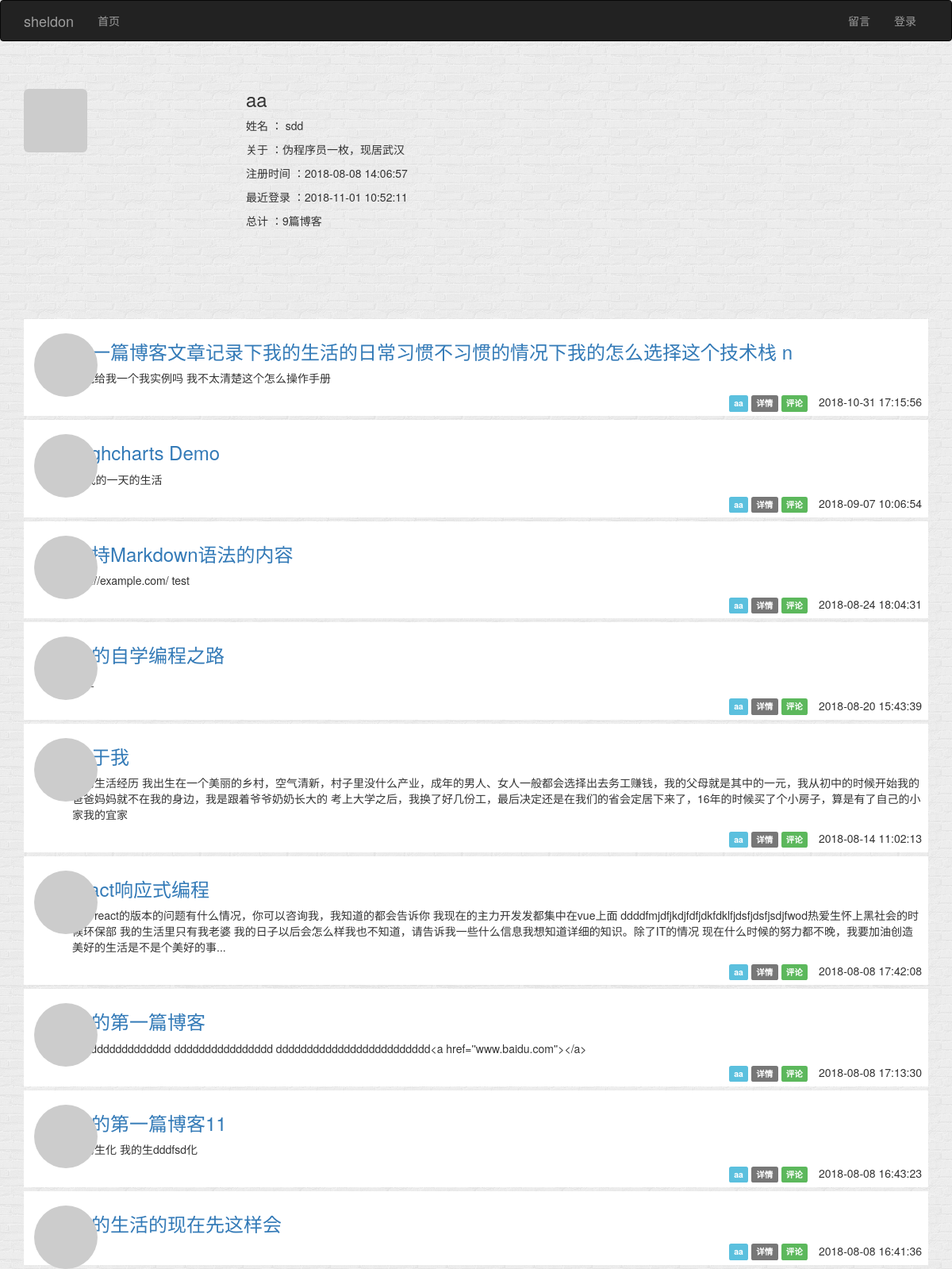
Screenshot of /user/aa?id=14 with the database file from the repository.
### app/models.py (models this page shows, shortened)
class User(UserMixin, db.Model):
    __tablename__ = 'users'
    id = db.Column(db.Integer, primary_key=True)
    email = db.Column(db.String(64), unique=True, index=True)
    username = db.Column(db.String(64), unique=True, index=True)
    role_id = db.Column(db.Integer, db.ForeignKey('roles.id'))
    password_hash = db.Column(db.String(128))
    password = db.Column(db.String(128))
    confirmed = db.Column(db.Boolean, default=False)
    name = db.Column(db.String(64))
    location = db.Column(db.String(64))
    about_me = db.Column(db.Text())
    member_since = db.Column(db.DateTime(), default=datetime.now())
    last_seen = db.Column(db.DateTime(), default=datetime.now())
    posts = db.relationship('Post', backref='author', lazy='dynamic')
    def gravatar_hash(self):
        return hashlib.md5(self.email.lower().encode('utf-8')).hexdigest()
    def gravatar(self, size=100, default='wavatar', rating='x'):
        url = 'https://secure.gravatar.com/avatar'
        hash = self.gravatar_hash()
        return '{url}/{hash}?s={size}&d={default}&r={rating}'.format(
            url=url, hash=hash, size=size, default=default, rating=rating)

class Post(db.Model):
    __tablename__ = 'posts'
    id = db.Column(db.Integer, primary_key=True)
    body = db.Column(db.Text)
    body_html = db.Column(db.Text)
    timestamp = db.Column(db.DateTime(), index=True, default=datetime.now)
    title = db.Column(db.String(64))
    author_id = db.Column(db.Integer, db.ForeignKey('users.id'))

### app/main/views.py (the view)
@main.route('/user/<username>')
def user(username):
    user = User.query.filter_by(username=username).first_or_404()
    page = request.args.get('page', 1, type=int)
    pagination = user.posts.order_by(Post.timestamp.desc()).paginate(
        page, per_page=current_app.config['FLASKY_POSTS_PER_PAGE'],
        error_out=False)
    posts = pagination.items
    return render_template('user.html', user=user, posts=posts,
                           pagination=pagination)

### app/auth/views.py (called while the page is built)
@auth.before_app_request
def before_request():
    if current_user.is_authenticated:
        current_user.ping()

### app/models.py (called while the page is built)
    def is_administrator(self):
        return False

### app/templates/user.html (shortened to what this page needs)
{% extends "base.html" %}
{% import "_macros.html" as macros %}
{% block page_content %}
<div class="page-header">
    <img class="img-rounded profile-thumbnail" src="{{ user.gravatar(size=256) }}">
    <div class="profile-header">
        <h3>{{ user.username }}</h3>
        {% if user.name %}
        <p>
            姓名 ：
            {{ user.name }}
        </p>
        {% endif %}
        {% if user.about_me %}
        <p>关于 ：{{ user.about_me }}</p>
        {% endif %}
        <p>注册时间 ：{{user.member_since.strftime('%Y-%m-%d %H:%M:%S')}}</p>
        <p>最近登录 ：{{user.last_seen.strftime('%Y-%m-%d %H:%M:%S')}} </p>
        <p>总计 ：{{ user.posts.count() }}篇博客</p>
    </div>
</div>
{% include '_posts.html' %} {% endblock %}

### app/templates/base.html (shortened to what this page needs)
{% extends "bootstrap/base.html" %}
{% block head %}
{{ super() }}
<link rel="stylesheet" type="text/css" href="{{ url_for('static', filename='styles.css') }}">
{% endblock %}
{% block navbar %}
<div class="navbar navbar-inverse" role="navigation" >
    <div class="container">
        <div class="navbar-header">
            <a class="navbar-brand" href="/">sheldon</a>
        </div>
        <div class="navbar-collapse collapse">
            <ul class="nav navbar-nav">
                <li>
                    <a href="/">首页</a>
                </li>
            </ul>
            <ul class="nav navbar-nav navbar-right">
                <li>
                    <a href="">留言</a>
                </li>
                <li>
                    {% if current_user.is_authenticated%}
                <li>
                    <a href="{{ url_for('auth.logout') }}">登出</a>
                </li>
                {% else%}
                <li>
                    <a href="{{ url_for('auth.login') }}">登录</a>
                </li>
                {% endif%}
                </li>
            </ul>
        </div>
    </div>
</div>
{% endblock %}
{% block content %}
<div class="container">
    {% block page_content %}
    {% endblock %}
</div>
{% endblock %}

### app/templates/_posts.html
<ul class="posts">
    {% for post in posts %}
    <li class="post">
        <div class="post-thumbnail">
            <a href="{{ url_for('.user', id=post.id , username=post.author.username) }}">
                <img class="img-circle mt10" src="{{ post.author.gravatar(size=40) }}">
            </a>
        </div>
        <div class="post-content ">
            <div class="post-title h3">
                <a href="{{ url_for('.post', id=post.id) }}">{{ post.title}}</a>
            </div>
            <div class="post-body">
                {% if post.body_html %}
                {{ post.body_html | safe | striptags | truncate(200, True) }}
                {% else %}
                {{ post.body | truncate(200, True) }}
                {% endif %}
            </div>
            <div class="post-footer mt10">
                {% if current_user == post.author %}
                <a href="{{ url_for('main.edit', id=post.id) }}">
                    <span class="label label-info">编辑</span>
                </a>
                {% else %}
                <a href="{{ url_for('.user',username=post.author.username) }}">
                    <span class="label label-info">{{ post.author.username }}</span>
                </a>
                {% endif %}
                <a href="{{ url_for('.post', id=post.id) }}">
                    <span class="label label-default">详情</span>
                </a>
                <a href="{{ url_for('.post', id=post.id) }}#comments">
                    <span class="label label-success">评论</span>
                </a>
                <span class="post-date ml10">{{ post.timestamp.strftime('%Y-%m-%d %H:%M:%S')}}</span>
            </div>
        </div>
    </li>
    {% endfor %}
</ul>

### app/static/styles.css (style rules this page uses)
body { background-image: url("../static/imgs/brick-wall.png"); background-attachment: scroll; }
.profile-header { min-height: 260px; margin-left: 280px; }
ul.posts { list-style-type: none; padding: 0px; margin: 16px 0px 0px 0px; }
ul.posts li.post { position: relative; padding: 8px; background-color: #fff; margin-bottom: 5px; border-left: 5px solid #fff; transition: all 0.3s linear; }
div.post-thumbnail, .profile-thumbnail { position: absolute; }
div.post-content { margin-left: 48px; min-height: 48px; }
div.post-footer { text-align: right; }
.ml10 { margin-left: 10px; }
.mt10 { margin-top: 10px; }

### rows the page displays
User: username "aa", name "sdd", about_me "伪程序员一枚，现居武汉", member_since "2018-08-08 14:06:57", last_seen "2018-11-01 10:52:11"
Post: title "写一篇博客文章记录下我的生活的日常习惯不习惯的情况下我的怎么选择这个技术栈 n", body_html "你能给我一个我实例吗 我不太清楚这个怎么操作手册", author.username "aa", timestamp "2018-10-31 17:15:56"
Post: title "Highcharts Demo", body_html "1. 我的一天的生活", author.username "aa", timestamp "2018-09-07 10:06:54"
Post: title "支持Markdown语法的内容", body_html "http://example.com/ test", author.username "aa", timestamp "2018-08-24 18:04:31"
Post: title "我的自学编程之路", author.username "aa", timestamp "2018-08-20 15:43:39"
Post: title "关于我", body_html "我的生活经历 我出生在一个美丽的乡村，空气清新，村子里没什么产业，成年的男人、女人一般都会选择出去务工赚钱，我的父母就是其中的一元，我从初中的时候开始我的爸爸妈妈就不在我的身边，我是跟着爷爷奶奶长大的 考上大学之后，我换了好几份工，最后决定还是在我们的省会定居下来了，16年的时候买了个小房子，算是有了自己的小家我的宜家", author.username "aa", timestamp "2018-08-14 11:02:13"
Post: title "react响应式编程", body_html "关于react的版本的问题有什么情况，你可以咨询我，我知道的都会告诉你 我现在的主力开发发都集中在vue上面 ddddfmjdfjkdjfdfjdkfdklfjdsfjdsfjsdjfwod热爱生怀上黑社会的时候环保部 我的生活里只有我老婆 我的日子以后会怎么样我也不知道，请告诉我一些什么信息我想知道详细的知识。除了IT的情况 现在什么时候的努力都不晚，我要加油创造美好的生活是不是个美好的事...", author.username "aa", timestamp "2018-08-08 17:42:08"
Post: title "我的第一篇博客", body_html "dddddddddddddddd dddddddddddddddd ddddddddddddddddddddddddd<a href=''www.baidu.com''></a>", author.username "aa", timestamp "2018-08-08 17:13:30"
Post: title "我的第一篇博客11", body_html "我的生化 我的生dddfsd化", author.username "aa", timestamp "2018-08-08 16:43:23"
Post: title "我的生活的现在先这样会", author.username "aa", timestamp "2018-08-08 16:41:36"

### other values shown
{{ user.posts.count() }} "9"
